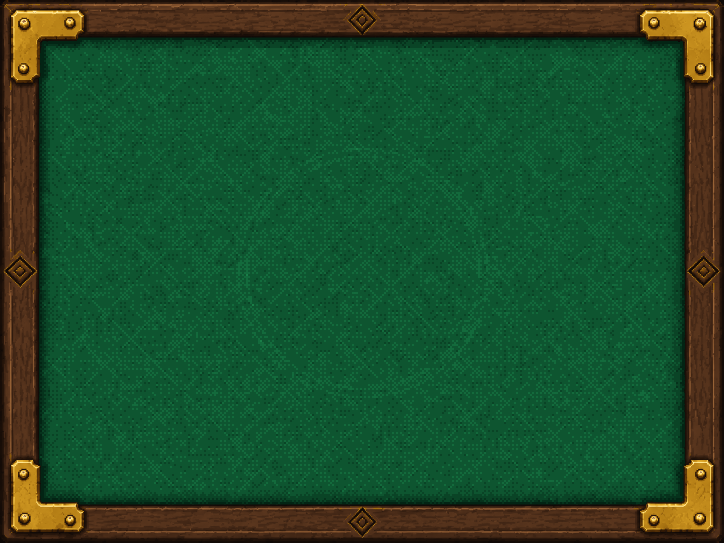
#> input picture build/generated/bdr/art/boards/board_1.png, 1448 x 1086 px (shown at 1/2 size); its folder holds only this picture in this run
$ python -i scene_props.py   (imports and definitions only)
#> lines starting #> are read from the running program, lines starting #| are printed output that depends on the picture
### tools/shaker_art/scene_lib.py
"""Small numpy pixel-art toolkit for the Dice Shaker scene art (gen_scene.py).

All images are numpy RGBA uint8 arrays (H, W, 4).  Shapes are built as boolean
masks, shaded with a float "level" field and quantised into a short colour ramp
with (optional, mild) ordered dithering - so everything stays hard-pixel art.
"""
import math
import os

import numpy as np
from PIL import Image, ImageDraw

BAYER4 = (np.array([[0, 8, 2, 10], [12, 4, 14, 6], [3, 11, 1, 9], [15, 7, 13, 5]], np.float32) + 0.5) / 16.0


# ----------------------------------------------------------------- colours
# [15 lines left out: functions hexc, mix, not called in this run]


def ramp_arr(stops):
    return np.array([hexc(s)[:3] for s in stops], np.uint8)


# [11 lines left out: function lerp_ramp, not called in this run]


# ------------------------------------------------------------------ grids
def grid(h, w, ox=0.0, oy=0.0):
    """pixel-centre coordinates (X, Y) of an h x w image whose top-left pixel is at (ox, oy)."""
    yy, xx = np.mgrid[0:h, 0:w].astype(np.float32)
    return xx + 0.5 + ox, yy + 0.5 + oy


def bayer(h, w, ox=0, oy=0):
    yy, xx = np.mgrid[0:h, 0:w]
    return BAYER4[(yy + int(oy)) % 4, (xx + int(ox)) % 4]


# [14 lines left out: functions quantize, _hash, not called in this run]


def hash01(ix, iy, seed=0):
    return _hash(np.asarray(ix), np.asarray(iy), seed)


# [31 lines left out: functions vnoise, fbm, poly_mask, not called in this run]


def ellipse_mask(X, Y, cx, cy, rx, ry):
    return ((X - cx) / rx) ** 2 + ((Y - cy) / ry) ** 2 <= 1.0


# [25 lines left out: functions shift, dilate, not called in this run]


def erode(m, n=1, diag=False):
    return ~dilate(~m, n, diag)


def edge_out(m, diag=False):
    return dilate(m, 1, diag) & ~m


def edge_in(m, diag=False):
    return m & ~erode(m, 1, diag)


# [52 lines left out: functions ellipse_line, seg_field, not called in this run]


# --------------------------------------------------------------- painting
def paint(img, mask, color):
    img[mask] = hexc(color)


# [32 lines left out: functions paint_ramp, alpha_over, outline, not called in this run]


def save(a, path):
    os.makedirs(os.path.dirname(path), exist_ok=True)
    Image.fromarray(a, 'RGBA').save(path, optimize=True)


# [5 lines left out: function to_img, not called in this run]


def flip_h(a):
    return a[:, ::-1].copy()


# ------------------------------------------------------------ ascii sprites
# [16 lines left out: function sprite, not called in this run]


def char_map(lines):
    """ascii -> 2D array of chars (for level-shaded stamps)."""
    if isinstance(lines, str):
        lines = [l for l in lines.strip('\n').split('\n')]
    lines = [l.rstrip() for l in lines]
    ind = min((len(l) - len(l.lstrip()) for l in lines if l.strip()), default=0)
    lines = [l[ind:] for l in lines]
    w = max(len(l) for l in lines)
    return np.array([list(l.ljust(w, '.')) for l in lines])


# [13 lines left out: function blit, not called in this run]

### tools/shaker_art/scene_props.py
"""Gumball machine (+ crank overlay frames, gum balls, coin) and candles (+ flames)."""
import math

import numpy as np

from scene_lib import grid, ramp_arr, hexc, edge_out, edge_in, dilate, erode, hash01, vnoise, char_map, quantize
from scene_table import GOLD

# ------------------------------------------------------------------ palettes
RED = ['#1e0408', '#40070e', '#6a0c14', '#951519', '#c0221f', '#de3f2c', '#f2724c', '#ffb48c']
RED_OUT = '#160306'
CHROME = ['#15171e', '#353a48', '#5c6274', '#8a91a4', '#b8bfcf', '#e0e5ee', '#ffffff']
CHROME_OUT = '#0e1016'
GUM = {
    'red': ['#4a0610', '#a3141e', '#e8382c', '#ff8a70', '#ffe0d0'],
    'yellow': ['#5a3a04', '#b88410', '#f2c42a', '#ffe680', '#fffbe0'],
    'blue': ['#0a1650', '#1c46b0', '#3c84f0', '#8cc0ff', '#e4f0ff'],
    'green': ['#08381a', '#1a8a3c', '#3cc85c', '#9af0a8', '#e8ffe8'],
    'pink': ['#5a1240', '#c03a8a', '#f070b8', '#ffb4dc', '#fff0f8'],
    'white': ['#5a5664', '#a8a4b4', '#e2dee8', '#f8f6fc', '#ffffff'],
    'orange': ['#5a2004', '#c25a10', '#f68a28', '#ffc07a', '#fff0dc'],
    'purple': ['#2a0a4a', '#6a26b0', '#a45ef0', '#d4aaff', '#f6eaff'],
}
BALL_COLOURS = ['red', 'yellow', 'blue', 'green', 'pink', 'white']

LIGHT = np.array([0.62, -0.45, 0.64])          # from the upper right (the glowing ball)
LIGHT = LIGHT / np.linalg.norm(LIGHT)

MW, MH = 72, 140
CX = 36.0
GLOBE_C = (36.0, 51.0)
GLOBE_R = 30.5
CRANK_C = (36.0, 103.0)
SLOT = (24.0, 91.0, 27.0, 100.0)               # x0, y0, x1, y1 of the coin slot boss
CHUTE = (36.0, 119.5)                          # centre of the chute opening


def rlev(ramp, lev):
    r = ramp_arr(ramp)
    return r[np.clip(np.round(lev * (len(r) - 1)), 0, len(r) - 1).astype(np.int32)]


# [315 lines left out: functions shade_rev, gum_ball_disc, render_gumball_machine, render_crank, render_gum_ball, not called in this run]


COIN = char_map("""
...oooo...
..o5654o..
.o554443o.
o54365332o
o44666532o
o43565422o
o43354221o
.o333221o.
..o2221o..
...oooo...
""")


# [10 lines left out: function render_coin, not called in this run]


# ============================================================ candles
WAX = ['#2a1612', '#5c382c', '#8e6248', '#b98c66', '#d8b286', '#ecd0a6', '#f8e6c6', '#fff6e2']


# [66 lines left out: function render_candle, not called in this run]


def render_flame(frame):
    """10x16 flame; frame 0..2 calm flicker.  Semi-transparent glow pixels around it."""
    W, H = 10, 16
    img = np.zeros((H, W, 4), np.uint8)
    X, Y = grid(H, W)
    lean = (0.0, -0.7, 0.6)[frame]
    tip_y = (2.4, 3.3, 1.8)[frame]
    base_y = 15.0
    cx = 5.0
    # teardrop: radius profile along y
    t = np.clip((Y - tip_y) / (base_y - tip_y), 0, 1)
    r = 2.9 * np.clip(np.sin(np.pi * np.clip(t, 0, 1) ** 0.75), 0, 1) ** 0.9
    xc = cx + lean * (1 - t) ** 1.5
    dd = np.abs(X - xc) / np.maximum(r, 0.01)
    flame = (Y >= tip_y) & (Y <= base_y) & (dd <= 1.0)
    core = flame & (dd <= 0.48) & (t > 0.42) & (t < 0.93)
    mid = flame & (dd <= 0.78) & (t > 0.18) & ~core
    blue = flame & (t > 0.93)
    img[flame] = hexc('#ff7a1c')
    img[mid] = hexc('#ffc63a')
    img[core] = hexc('#fff4c8')
    img[blue] = hexc('#8a5ad8')
    tipm = flame & (t < 0.12)
    img[tipm] = hexc('#e8541a')
    # glow halo (semi transparent)
    halo = dilate(flame, 1, diag=True) & ~flame
    img[halo] = (255, 150, 60, 80)
    halo2 = dilate(flame, 2) & ~dilate(flame, 1, diag=True) & (Y > tip_y + 2)
    img[halo2] = (255, 130, 50, 36)
    return img

>>> import cv2
>>> picture = cv2.imread('../../build/generated/bdr/art/boards/board_1.png', cv2.IMREAD_GRAYSCALE)
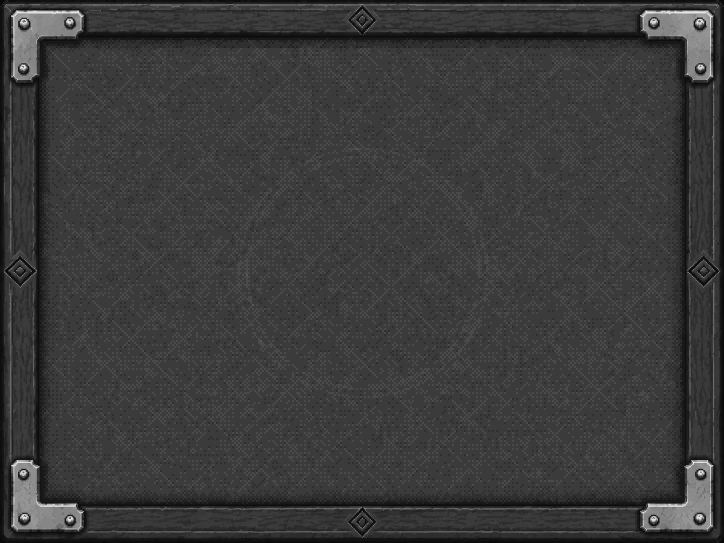
#> picture: shape (1086, 1448) (shown at 1/2 size); min 9, max 241, mean 58.7
>>> result = render_flame(picture)
#> (the run stopped early here; a loop or call above may not have finished)

$ run again, on build/generated/bdr/art/boards/board_2.png
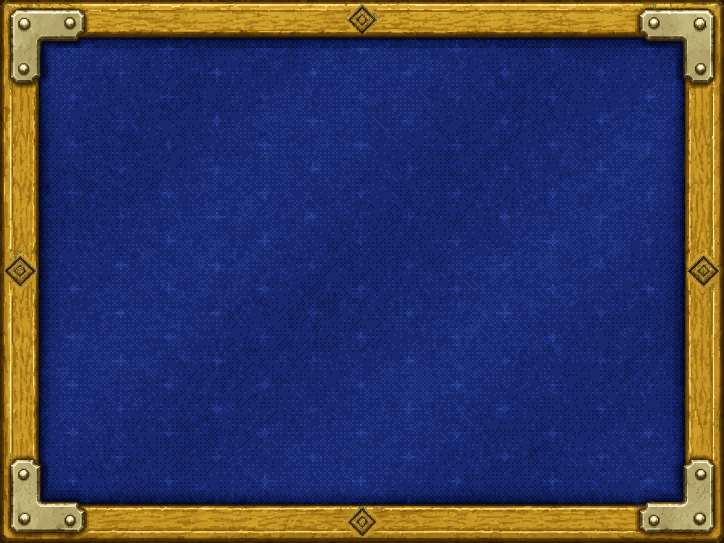
#> input picture build/generated/bdr/art/boards/board_2.png, 1448 x 1086 px (shown at 1/2 size)
#> `picture = cv2.imread('../../build/generated/bdr/art/boards/board_1.png..`:
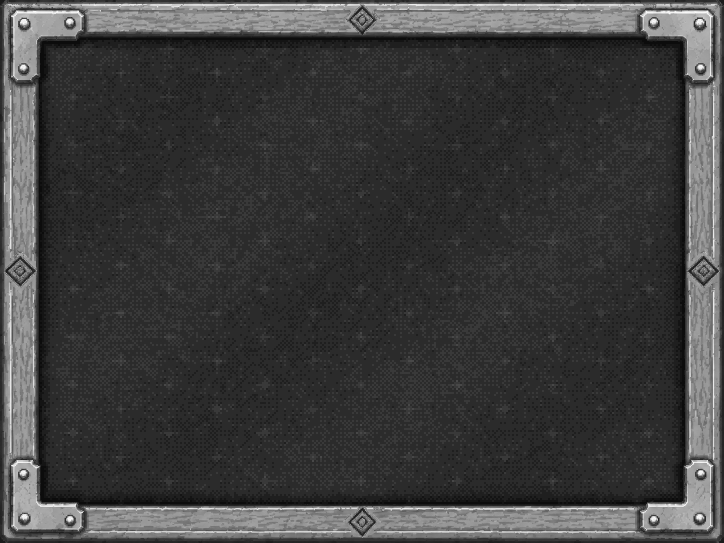
#> picture: shape (1086, 1448) (shown at 1/2 size); min 12, max 255, mean 61.9

$ run again, on build/generated/bdr/art/boards/board_3.png
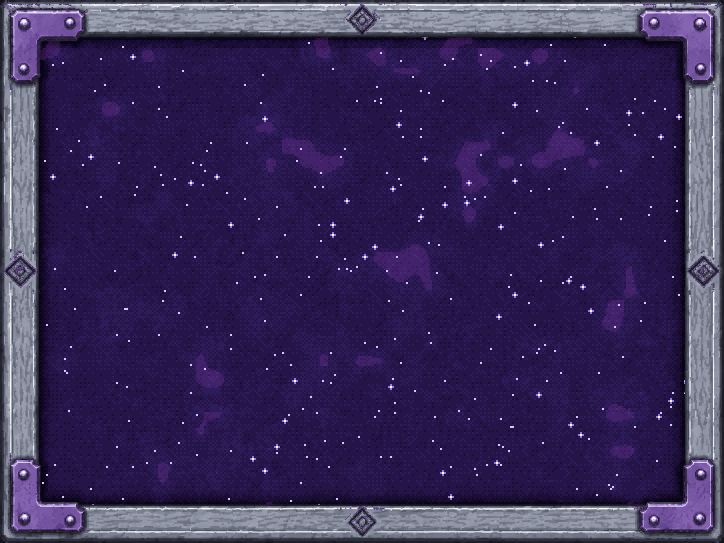
#> input picture build/generated/bdr/art/boards/board_3.png, 1448 x 1086 px (shown at 1/2 size)
#> `picture = cv2.imread('../../build/generated/bdr/art/boards/board_1.png..`:
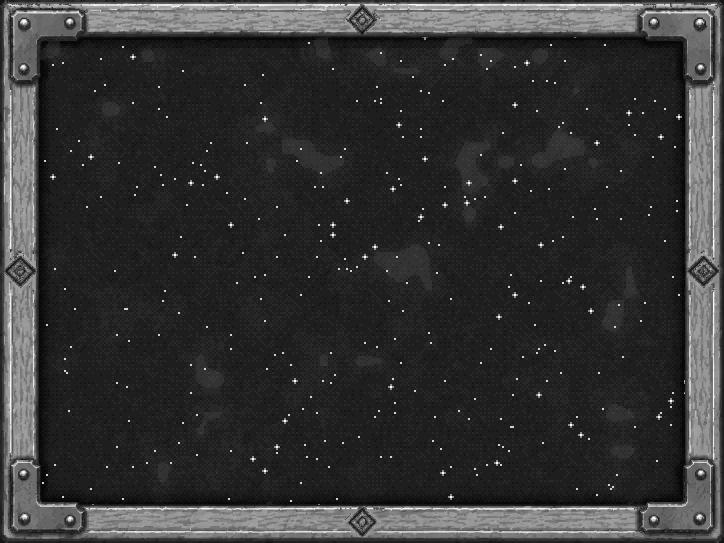
#> picture: shape (1086, 1448) (shown at 1/2 size); min 8, max 255, mean 51.9
